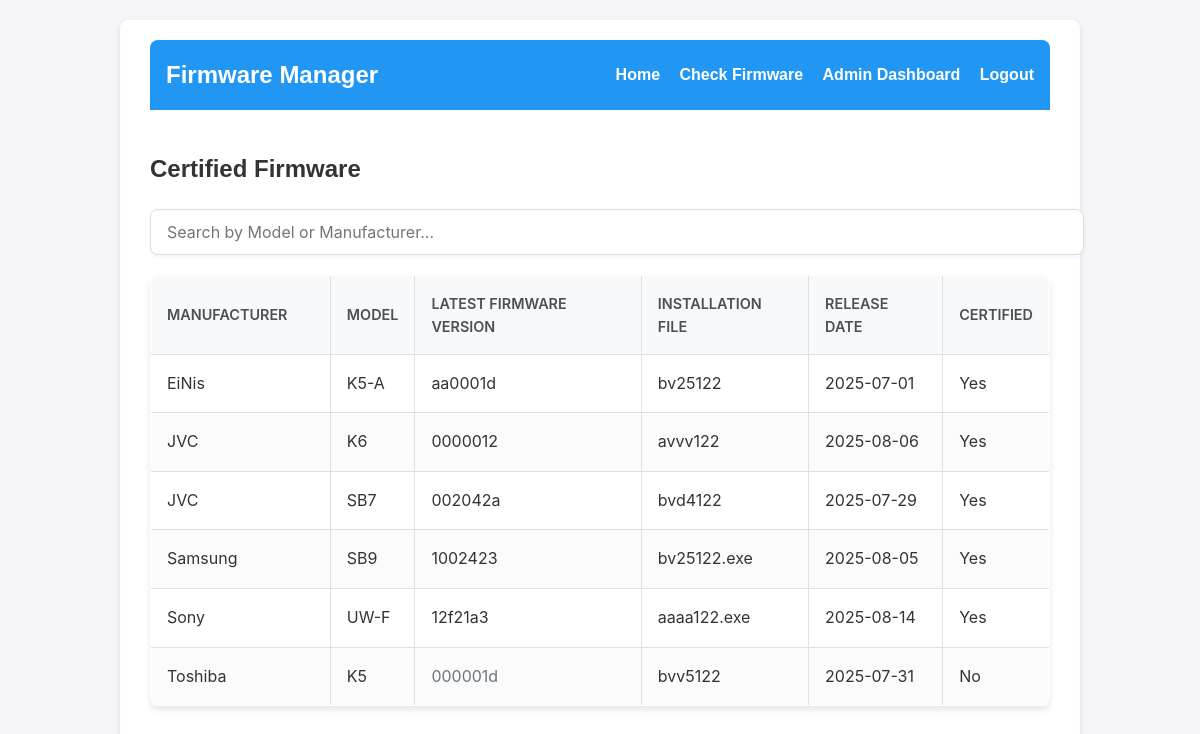
Screenshot of / (signed in) with the database file from the repository.
### app.py (models this page shows)
class Device(db.Model):
    id = db.Column(db.Integer, primary_key=True)
    manufacturer = db.Column(db.String(100), nullable=False)
    model = db.Column(db.String(100), unique=True, nullable=False)
    latest_firmware_version = db.Column(db.String(50), nullable=False)
    latest_firmware_date = db.Column(db.DateTime, nullable=False, default=datetime.utcnow)
    is_certified = db.Column(db.Boolean, default=False)
    installation_file_title = db.Column(db.String(200), nullable=True)

### app.py (the view)
@app.route("/")
@login_required
def index():
    model_filter = request.args.get('model')
    if current_user.role == 'admin':
        query = Device.query
    else:
        query = Device.query.filter_by(is_certified=True)
    if model_filter:
        query = query.filter(Device.model.ilike(f'%{model_filter}%'))
    devices = query.all()
    return render_template('index.html', devices=devices, model_filter=model_filter)

### app.py (called while the page is built)
@login_manager.user_loader
def load_user(user_id):
    return User.query.get(int(user_id))

@app.after_request
def add_no_cache_headers(response):
    response.headers['Cache-Control'] = 'no-cache, no-store, must-revalidate'
    response.headers['Pragma'] = 'no-cache'
    response.headers['Expires'] = '0'
    return response

### templates/index.html (shortened to what this page needs)
<!DOCTYPE html>
<html lang="en">
<head>
    <link rel="stylesheet" href="{{ url_for('static', filename='css/main.css') }}">
</head>
<body>
    <div class="container">
        <header>
            <h1>Firmware Manager</h1>
            <nav>
                {% if current_user.is_authenticated %}
                    <a href="{{ url_for('index') }}">Home</a>
                    <a href="{{ url_for('check_firmware') }}">Check Firmware</a>
                    {% if current_user.role == 'admin' %}
                        <a href="{{ url_for('admin_dashboard') }}">Admin Dashboard</a>
                    {% endif %}
                    <a href="{{ url_for('logout') }}">Logout</a>
                {% else %}
                    <a href="{{ url_for('login') }}">Login</a>
                {% endif %}
            </nav>
        </header>
        <main>
            <h2>Certified Firmware</h2>
            <div class="search-bar">
                <input type="text" id="searchInput" class="search-input" placeholder="Search by Model or Manufacturer...">
            </div>
            <table>
                <thead>
                    <tr>
                        <th>Manufacturer</th>
                        <th>Model</th>
                        <th>Latest Firmware Version</th>
                        <th>Installation File</th>
                        <th>Release Date</th>
                        <th>Certified</th>
                    </tr>
                </thead>
                <tbody id="deviceTableBody">
                    {% for device in devices | sort(attribute='manufacturer') %}
                        <tr>
                            <td class="manufacturer">{{ device.manufacturer }}</td>
                            <td class="model">{{ device.model }}</td>
                            <td>
                                <span {% if not device.is_certified %}style="color: #6c757d;"{% endif %}>
                                    {{ device.latest_firmware_version }}
                                </span>
                            </td>
                            <td>{{ device.installation_file_title }}</td>
                            <td>{{ device.latest_firmware_date.strftime('%Y-%m-%d') }}</td>
                            <td>{{ "Yes" if device.is_certified else "No" }}</td>
                        </tr>
                    {% endfor %}
                </tbody>
            </table>
        </main>
    </div>
</body>
</html>

### static/css/main.css (style rules this page uses)
body { font-family: Arial, sans-serif; background-color: #f4f4f9; color: #333; margin: 0; padding: 0; line-height: 1.6; }
.container { max-width: 900px; margin: 20px auto; background: #fff; padding: 20px 30px; border-radius: 8px; box-shadow: 0 2px 4px rgba(0, 0, 0, 0.1); }
header { background-color: #2196F3; color: white; padding: 1rem; border-radius: 8px 8px 0 0; display: flex; justify-content: space-between; align-items: center; }
header h1 { margin: 0; font-size: 1.5rem; }
header nav a { color: white; text-decoration: none; margin-left: 15px; font-weight: bold; }
main { padding: 20px 0; }
table { width: 100%; border-collapse: collapse; margin-top: 20px; }
table, th, td { border: 1px solid #ddd; }
th, td { padding: 12px; text-align: left; }
th { background-color: #f2f2f2; }
table th:first-child, table td:first-child { width: 20%; min-width: 120px; }

### templates/index.html (style rules this page uses)
table { width: 100%; border-collapse: collapse; margin-top: 20px; font-family: 'Inter', sans-serif; box-shadow: 0 4px 6px rgba(0, 0, 0, 0.1); border-radius: 8px; overflow: hidden; }
th, td { border: 1px solid #e0e0e0; padding: 16px; text-align: left; }
th { background-color: #f8f9fa; color: #495057; font-weight: 600; text-transform: uppercase; font-size: 0.9rem; }
tbody tr:nth-child(odd) { background-color: #ffffff; }
tbody tr:nth-child(even) { background-color: #fbfbfb; }
.search-bar { width: 100%; margin-bottom: 20px; }
.search-input { width: 100%; padding: 12px 16px; font-size: 16px; border: 1px solid #ddd; border-radius: 8px; box-shadow: 0 2px 4px rgba(0, 0, 0, 0.05); transition: all 0.3s ease-in-out; font-family: 'Inter', sans-serif; }

### rows the page displays
Device: manufacturer "EiNis", model "K5-A", latest_firmware_version "aa0001d", installation_file_title "bv25122", latest_firmware_date "2025-07-01", is_certified "Yes"
Device: manufacturer "JVC", model "K6", latest_firmware_version "0000012", installation_file_title "avvv122", latest_firmware_date "2025-08-06", is_certified "Yes"
Device: manufacturer "JVC", model "SB7", latest_firmware_version "002042a", installation_file_title "bvd4122", latest_firmware_date "2025-07-29", is_certified "Yes"
Device: manufacturer "Samsung", model "SB9", latest_firmware_version "1002423", installation_file_title "bv25122.exe", latest_firmware_date "2025-08-05", is_certified "Yes"
Device: manufacturer "Sony", model "UW-F", latest_firmware_version "12f21a3", installation_file_title "aaaa122.exe", latest_firmware_date "2025-08-14", is_certified "Yes"
Device: manufacturer "Toshiba", model "K5", latest_firmware_version "000001d", installation_file_title "bvv5122", latest_firmware_date "2025-07-31", is_certified "No"
